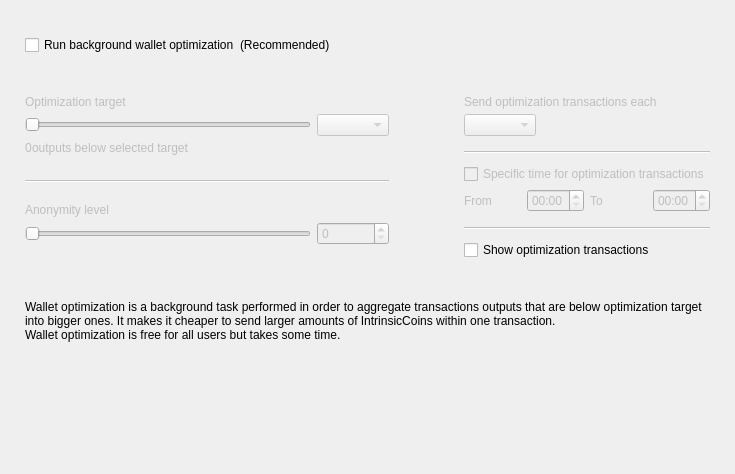
<?xml version="1.0" encoding="UTF-8"?>
<ui version="4.0">
 <class>OptimizationOptionsFrame</class>
 <widget class="QFrame" name="OptimizationOptionsFrame">
  <property name="geometry">
   <rect>
    <x>0</x>
    <y>0</y>
    <width>735</width>
    <height>474</height>
   </rect>
  </property>
  <property name="windowTitle">
   <string>Frame</string>
  </property>
  <property name="frameShape">
   <enum>QFrame::NoFrame</enum>
  </property>
  <property name="frameShadow">
   <enum>QFrame::Raised</enum>
  </property>
  <layout class="QVBoxLayout" name="verticalLayout">
   <property name="spacing">
    <number>0</number>
   </property>
   <property name="leftMargin">
    <number>25</number>
   </property>
   <property name="topMargin">
    <number>35</number>
   </property>
   <property name="rightMargin">
    <number>25</number>
   </property>
   <property name="bottomMargin">
    <number>0</number>
   </property>
   <item>
    <layout class="QHBoxLayout" name="horizontalLayout_2">
     <item>
      <widget class="QCheckBox" name="m_enableOptimizationCheck">
       <property name="text">
        <string>Run background wallet optimization</string>
       </property>
      </widget>
     </item>
     <item>
      <widget class="WalletGui::WalletNormalGrayTextLabel" name="label_8">
       <property name="text">
        <string>(Recommended)</string>
       </property>
      </widget>
     </item>
     <item>
      <spacer name="horizontalSpacer">
       <property name="orientation">
        <enum>Qt::Horizontal</enum>
       </property>
       <property name="sizeHint" stdset="0">
        <size>
         <width>40</width>
         <height>20</height>
        </size>
       </property>
      </spacer>
     </item>
    </layout>
   </item>
   <item>
    <spacer name="verticalSpacer_2">
     <property name="orientation">
      <enum>Qt::Vertical</enum>
     </property>
     <property name="sizeType">
      <enum>QSizePolicy::Fixed</enum>
     </property>
     <property name="sizeHint" stdset="0">
      <size>
       <width>20</width>
       <height>40</height>
      </size>
     </property>
    </spacer>
   </item>
   <item>
    <widget class="QWidget" name="m_optimizationOptionsWidget" native="true">
     <property name="enabled">
      <bool>true</bool>
     </property>
     <layout class="QHBoxLayout" name="horizontalLayout">
      <property name="spacing">
       <number>75</number>
      </property>
      <property name="leftMargin">
       <number>0</number>
      </property>
      <property name="topMargin">
       <number>0</number>
      </property>
      <property name="rightMargin">
       <number>0</number>
      </property>
      <property name="bottomMargin">
       <number>0</number>
      </property>
      <item alignment="Qt::AlignTop">
       <widget class="QWidget" name="widget1" native="true">
        <property name="enabled">
         <bool>false</bool>
        </property>
        <layout class="QGridLayout" name="gridLayout" columnstretch="50,0,0,0">
         <property name="leftMargin">
          <number>0</number>
         </property>
         <property name="topMargin">
          <number>0</number>
         </property>
         <property name="rightMargin">
          <number>0</number>
         </property>
         <property name="bottomMargin">
          <number>0</number>
         </property>
         <property name="verticalSpacing">
          <number>5</number>
         </property>
         <item row="0" column="0" colspan="4">
          <widget class="WalletGui::WalletNormalBlackTextLabel" name="label_5">
           <property name="text">
            <string>Optimization target</string>
           </property>
           <property name="indent">
            <number>0</number>
           </property>
          </widget>
         </item>
         <item row="4" column="0" colspan="4">
          <spacer name="verticalSpacer_3">
           <property name="orientation">
            <enum>Qt::Vertical</enum>
           </property>
           <property name="sizeType">
            <enum>QSizePolicy::Fixed</enum>
           </property>
           <property name="sizeHint" stdset="0">
            <size>
             <width>20</width>
             <height>20</height>
            </size>
           </property>
          </spacer>
         </item>
         <item row="1" column="0" colspan="3">
          <widget class="QSlider" name="m_thresholdSlider">
           <property name="maximum">
            <number>6</number>
           </property>
           <property name="pageStep">
            <number>1</number>
           </property>
           <property name="orientation">
            <enum>Qt::Horizontal</enum>
           </property>
          </widget>
         </item>
         <item row="1" column="3">
          <widget class="QComboBox" name="m_thresholdCombo"/>
         </item>
         <item row="5" column="0" colspan="4">
          <widget class="Line" name="line">
           <property name="orientation">
            <enum>Qt::Horizontal</enum>
           </property>
          </widget>
         </item>
         <item row="6" column="0" colspan="4">
          <spacer name="verticalSpacer_4">
           <property name="orientation">
            <enum>Qt::Vertical</enum>
           </property>
           <property name="sizeType">
            <enum>QSizePolicy::Fixed</enum>
           </property>
           <property name="sizeHint" stdset="0">
            <size>
             <width>20</width>
             <height>15</height>
            </size>
           </property>
          </spacer>
         </item>
         <item row="8" column="3">
          <widget class="QSpinBox" name="m_mixinSpin">
           <property name="buttonSymbols">
            <enum>QAbstractSpinBox::UpDownArrows</enum>
           </property>
          </widget>
         </item>
         <item row="7" column="0" colspan="4">
          <widget class="WalletGui::WalletNormalBlackTextLabel" name="label_7">
           <property name="text">
            <string>Anonymity level</string>
           </property>
           <property name="indent">
            <number>0</number>
           </property>
          </widget>
         </item>
         <item row="8" column="0" colspan="3">
          <widget class="QSlider" name="m_mixinSlider">
           <property name="pageStep">
            <number>1</number>
           </property>
           <property name="orientation">
            <enum>Qt::Horizontal</enum>
           </property>
          </widget>
         </item>
         <item row="2" column="0" colspan="4">
          <spacer name="verticalSpacer_12">
           <property name="orientation">
            <enum>Qt::Vertical</enum>
           </property>
           <property name="sizeType">
            <enum>QSizePolicy::Fixed</enum>
           </property>
           <property name="sizeHint" stdset="0">
            <size>
             <width>20</width>
             <height>0</height>
            </size>
           </property>
          </spacer>
         </item>
         <item row="3" column="0" colspan="4">
          <layout class="QHBoxLayout" name="horizontalLayout_3" stretch="0,1">
           <item>
            <widget class="QLabel" name="m_nonOptimizedOutputsLabel">
             <property name="text">
              <string>0</string>
             </property>
            </widget>
           </item>
           <item>
            <widget class="WalletGui::WalletNormalBlackTextLabel" name="m_nonOptimizedOutputsTextLabel">
             <property name="text">
              <string>outputs below selected target</string>
             </property>
            </widget>
           </item>
          </layout>
         </item>
        </layout>
       </widget>
      </item>
      <item>
       <layout class="QVBoxLayout" name="verticalLayout_3">
        <property name="spacing">
         <number>10</number>
        </property>
        <property name="rightMargin">
         <number>0</number>
        </property>
        <property name="bottomMargin">
         <number>0</number>
        </property>
        <item>
         <widget class="QWidget" name="widget2" native="true">
          <property name="enabled">
           <bool>false</bool>
          </property>
          <layout class="QGridLayout" name="gridLayout_2" columnstretch="0,0,0,0">
           <property name="leftMargin">
            <number>0</number>
           </property>
           <property name="topMargin">
            <number>0</number>
           </property>
           <property name="rightMargin">
            <number>0</number>
           </property>
           <property name="bottomMargin">
            <number>0</number>
           </property>
           <property name="verticalSpacing">
            <number>5</number>
           </property>
           <item row="2" column="0" colspan="2" alignment="Qt::AlignLeft">
            <widget class="QComboBox" name="m_periodCombo"/>
           </item>
           <item row="8" column="0">
            <widget class="WalletGui::WalletNormalBlackTextLabel" name="label_2">
             <property name="text">
              <string>From</string>
             </property>
            </widget>
           </item>
           <item row="8" column="1">
            <widget class="QTimeEdit" name="m_startTimeEdit">
             <property name="enabled">
              <bool>false</bool>
             </property>
             <property name="displayFormat">
              <string>HH:mm</string>
             </property>
            </widget>
           </item>
           <item row="8" column="2">
            <widget class="WalletGui::WalletNormalBlackTextLabel" name="label_3">
             <property name="text">
              <string>To</string>
             </property>
            </widget>
           </item>
           <item row="8" column="3">
            <widget class="QTimeEdit" name="m_stopTimeEdit">
             <property name="enabled">
              <bool>false</bool>
             </property>
             <property name="displayFormat">
              <string>HH:mm</string>
             </property>
            </widget>
           </item>
           <item row="6" column="0" colspan="4">
            <widget class="QCheckBox" name="m_optimizationTimeCheck">
             <property name="text">
              <string>Specific time for optimization transactions</string>
             </property>
            </widget>
           </item>
           <item row="4" column="0" colspan="4">
            <widget class="Line" name="line_2">
             <property name="orientation">
              <enum>Qt::Horizontal</enum>
             </property>
            </widget>
           </item>
           <item row="0" column="0" colspan="4">
            <widget class="WalletGui::WalletNormalBlackTextLabel" name="label_4">
             <property name="text">
              <string>Send optimization transactions each</string>
             </property>
             <property name="indent">
              <number>0</number>
             </property>
            </widget>
           </item>
           <item row="7" column="0" colspan="4">
            <spacer name="verticalSpacer_8">
             <property name="orientation">
              <enum>Qt::Vertical</enum>
             </property>
             <property name="sizeType">
              <enum>QSizePolicy::Fixed</enum>
             </property>
             <property name="sizeHint" stdset="0">
              <size>
               <width>20</width>
               <height>0</height>
              </size>
             </property>
            </spacer>
           </item>
           <item row="3" column="0" colspan="4">
            <spacer name="verticalSpacer_6">
             <property name="orientation">
              <enum>Qt::Vertical</enum>
             </property>
             <property name="sizeType">
              <enum>QSizePolicy::Fixed</enum>
             </property>
             <property name="sizeHint" stdset="0">
              <size>
               <width>20</width>
               <height>10</height>
              </size>
             </property>
            </spacer>
           </item>
           <item row="10" column="0" colspan="4">
            <widget class="Line" name="line_3">
             <property name="orientation">
              <enum>Qt::Horizontal</enum>
             </property>
            </widget>
           </item>
           <item row="1" column="0" colspan="4">
            <spacer name="verticalSpacer_5">
             <property name="orientation">
              <enum>Qt::Vertical</enum>
             </property>
             <property name="sizeType">
              <enum>QSizePolicy::Fixed</enum>
             </property>
             <property name="sizeHint" stdset="0">
              <size>
               <width>20</width>
               <height>0</height>
              </size>
             </property>
            </spacer>
           </item>
           <item row="5" column="0" colspan="4">
            <spacer name="verticalSpacer_7">
             <property name="orientation">
              <enum>Qt::Vertical</enum>
             </property>
             <property name="sizeType">
              <enum>QSizePolicy::Fixed</enum>
             </property>
             <property name="sizeHint" stdset="0">
              <size>
               <width>20</width>
               <height>5</height>
              </size>
             </property>
            </spacer>
           </item>
           <item row="9" column="0" colspan="4">
            <spacer name="verticalSpacer_10">
             <property name="orientation">
              <enum>Qt::Vertical</enum>
             </property>
             <property name="sizeType">
              <enum>QSizePolicy::Fixed</enum>
             </property>
             <property name="sizeHint" stdset="0">
              <size>
               <width>20</width>
               <height>10</height>
              </size>
             </property>
            </spacer>
           </item>
          </layout>
         </widget>
        </item>
        <item>
         <widget class="QCheckBox" name="m_showFusionTransactionsCheck">
          <property name="enabled">
           <bool>true</bool>
          </property>
          <property name="text">
           <string>Show optimization transactions</string>
          </property>
         </widget>
        </item>
       </layout>
      </item>
     </layout>
    </widget>
   </item>
   <item>
    <spacer name="verticalSpacer_11">
     <property name="orientation">
      <enum>Qt::Vertical</enum>
     </property>
     <property name="sizeType">
      <enum>QSizePolicy::Fixed</enum>
     </property>
     <property name="sizeHint" stdset="0">
      <size>
       <width>20</width>
       <height>40</height>
      </size>
     </property>
    </spacer>
   </item>
   <item>
    <widget class="WalletGui::WalletExtraNormalGrayTextLabel" name="m_helpLabel">
     <property name="text">
      <string>Wallet optimization is a background task performed in order to aggregate transactions outputs that are below optimization target into bigger ones. It makes it cheaper to send larger amounts of IntrinsicCoins within one transaction.
Wallet optimization is free for all users but takes some time.</string>
     </property>
     <property name="wordWrap">
      <bool>true</bool>
     </property>
    </widget>
   </item>
   <item>
    <spacer name="verticalSpacer">
     <property name="orientation">
      <enum>Qt::Vertical</enum>
     </property>
     <property name="sizeHint" stdset="0">
      <size>
       <width>20</width>
       <height>40</height>
      </size>
     </property>
    </spacer>
   </item>
  </layout>
 </widget>
 <customwidgets>
  <customwidget>
   <class>WalletGui::WalletNormalGrayTextLabel</class>
   <extends>QLabel</extends>
   <header>Gui/Common/WalletTextLabel.h</header>
  </customwidget>
  <customwidget>
   <class>WalletGui::WalletNormalBlackTextLabel</class>
   <extends>QLabel</extends>
   <header>Gui/Common/WalletTextLabel.h</header>
  </customwidget>
  <customwidget>
   <class>WalletGui::WalletExtraNormalGrayTextLabel</class>
   <extends>QLabel</extends>
   <header>Gui/Common/WalletTextLabel.h</header>
  </customwidget>
 </customwidgets>
 <resources/>
 <connections>
  <connection>
   <sender>m_enableOptimizationCheck</sender>
   <signal>toggled(bool)</signal>
   <receiver>widget1</receiver>
   <slot>setEnabled(bool)</slot>
   <hints>
    <hint type="sourcelabel">
     <x>147</x>
     <y>47</y>
    </hint>
    <hint type="destinationlabel">
     <x>176</x>
     <y>204</y>
    </hint>
   </hints>
  </connection>
  <connection>
   <sender>m_thresholdSlider</sender>
   <signal>valueChanged(int)</signal>
   <receiver>OptimizationOptionsFrame</receiver>
   <slot>thresholdChanged(int)</slot>
   <hints>
    <hint type="sourcelabel">
     <x>116</x>
     <y>139</y>
    </hint>
    <hint type="destinationlabel">
     <x>355</x>
     <y>194</y>
    </hint>
   </hints>
  </connection>
  <connection>
   <sender>m_mixinSlider</sender>
   <signal>valueChanged(int)</signal>
   <receiver>OptimizationOptionsFrame</receiver>
   <slot>mixinChanged(int)</slot>
   <hints>
    <hint type="sourcelabel">
     <x>116</x>
     <y>240</y>
    </hint>
    <hint type="destinationlabel">
     <x>367</x>
     <y>236</y>
    </hint>
   </hints>
  </connection>
  <connection>
   <sender>m_optimizationTimeCheck</sender>
   <signal>toggled(bool)</signal>
   <receiver>m_startTimeEdit</receiver>
   <slot>setEnabled(bool)</slot>
   <hints>
    <hint type="sourcelabel">
     <x>543</x>
     <y>179</y>
    </hint>
    <hint type="destinationlabel">
     <x>501</x>
     <y>207</y>
    </hint>
   </hints>
  </connection>
  <connection>
   <sender>m_optimizationTimeCheck</sender>
   <signal>toggled(bool)</signal>
   <receiver>m_stopTimeEdit</receiver>
   <slot>setEnabled(bool)</slot>
   <hints>
    <hint type="sourcelabel">
     <x>543</x>
     <y>179</y>
    </hint>
    <hint type="destinationlabel">
     <x>643</x>
     <y>207</y>
    </hint>
   </hints>
  </connection>
  <connection>
   <sender>m_mixinSpin</sender>
   <signal>valueChanged(int)</signal>
   <receiver>OptimizationOptionsFrame</receiver>
   <slot>mixinChanged(int)</slot>
   <hints>
    <hint type="sourcelabel">
     <x>273</x>
     <y>271</y>
    </hint>
    <hint type="destinationlabel">
     <x>367</x>
     <y>236</y>
    </hint>
   </hints>
  </connection>
  <connection>
   <sender>m_thresholdCombo</sender>
   <signal>currentIndexChanged(int)</signal>
   <receiver>OptimizationOptionsFrame</receiver>
   <slot>thresholdChanged(int)</slot>
   <hints>
    <hint type="sourcelabel">
     <x>270</x>
     <y>139</y>
    </hint>
    <hint type="destinationlabel">
     <x>367</x>
     <y>236</y>
    </hint>
   </hints>
  </connection>
  <connection>
   <sender>m_enableOptimizationCheck</sender>
   <signal>toggled(bool)</signal>
   <receiver>widget2</receiver>
   <slot>setEnabled(bool)</slot>
   <hints>
    <hint type="sourcelabel">
     <x>158</x>
     <y>48</y>
    </hint>
    <hint type="destinationlabel">
     <x>556</x>
     <y>197</y>
    </hint>
   </hints>
  </connection>
 </connections>
 <slots>
  <slot>thresholdChanged(int)</slot>
  <slot>mixinChanged(int)</slot>
 </slots>
</ui>
